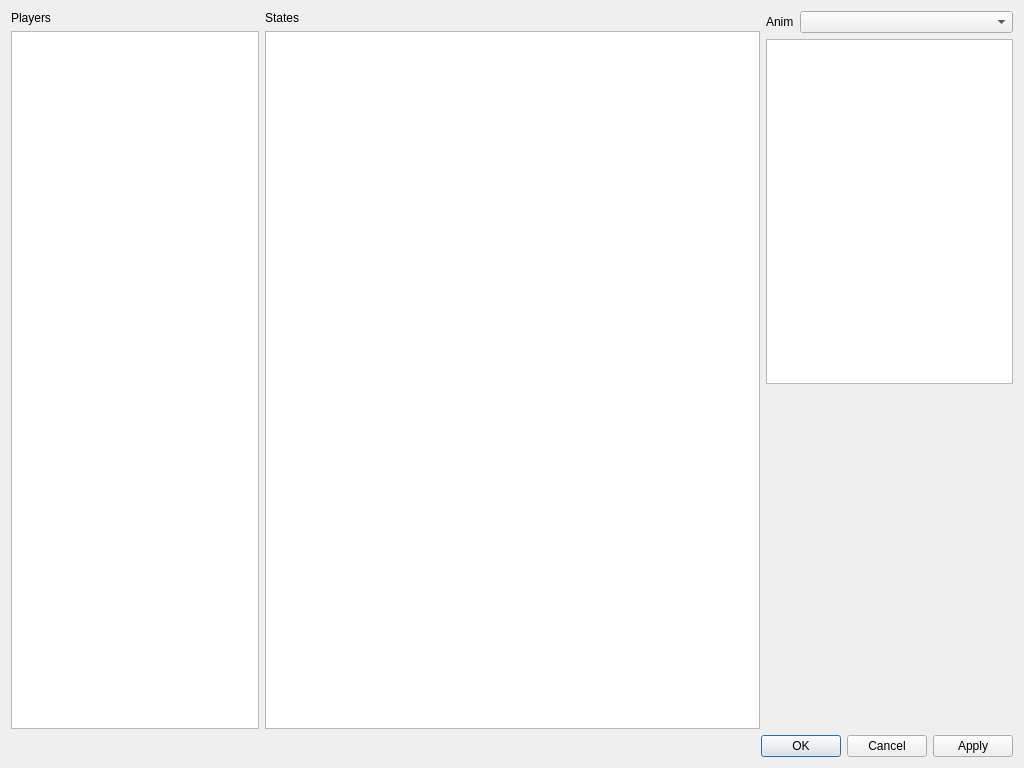
<?xml version="1.0" encoding="UTF-8"?>
<ui version="4.0">
 <class>PlayerStateAnimsEditor</class>
 <widget class="QDialog" name="PlayerStateAnimsEditor">
  <property name="geometry">
   <rect>
    <x>0</x>
    <y>0</y>
    <width>1024</width>
    <height>768</height>
   </rect>
  </property>
  <property name="windowTitle">
   <string>Player State Anims Editor</string>
  </property>
  <layout class="QVBoxLayout" name="verticalLayout">
   <item>
    <layout class="QHBoxLayout" name="horizontalLayout" stretch="1,2,1">
     <item>
      <layout class="QVBoxLayout" name="verticalLayout_2">
       <item>
        <widget class="QLabel" name="label">
         <property name="text">
          <string>Players</string>
         </property>
        </widget>
       </item>
       <item>
        <widget class="QListWidget" name="players"/>
       </item>
      </layout>
     </item>
     <item>
      <layout class="QVBoxLayout" name="verticalLayout_3">
       <item>
        <widget class="QLabel" name="label_2">
         <property name="text">
          <string>States</string>
         </property>
        </widget>
       </item>
       <item>
        <widget class="QListWidget" name="states"/>
       </item>
      </layout>
     </item>
     <item>
      <layout class="QVBoxLayout" name="verticalLayout_4">
       <item>
        <layout class="QFormLayout" name="formLayout">
         <item row="0" column="0">
          <widget class="QLabel" name="label_3">
           <property name="text">
            <string>Anim</string>
           </property>
          </widget>
         </item>
         <item row="0" column="1">
          <widget class="QComboBox" name="anim_index"/>
         </item>
        </layout>
       </item>
       <item>
        <widget class="QGraphicsView" name="anim_graphics_view"/>
       </item>
       <item>
        <spacer name="verticalSpacer">
         <property name="orientation">
          <enum>Qt::Vertical</enum>
         </property>
         <property name="sizeHint" stdset="0">
          <size>
           <width>20</width>
           <height>40</height>
          </size>
         </property>
        </spacer>
       </item>
      </layout>
     </item>
    </layout>
   </item>
   <item>
    <widget class="QDialogButtonBox" name="buttonBox">
     <property name="orientation">
      <enum>Qt::Horizontal</enum>
     </property>
     <property name="standardButtons">
      <set>QDialogButtonBox::Apply|QDialogButtonBox::Cancel|QDialogButtonBox::Ok</set>
     </property>
    </widget>
   </item>
  </layout>
 </widget>
 <resources/>
 <connections>
  <connection>
   <sender>buttonBox</sender>
   <signal>accepted()</signal>
   <receiver>PlayerStateAnimsEditor</receiver>
   <slot>accept()</slot>
   <hints>
    <hint type="sourcelabel">
     <x>248</x>
     <y>254</y>
    </hint>
    <hint type="destinationlabel">
     <x>157</x>
     <y>274</y>
    </hint>
   </hints>
  </connection>
  <connection>
   <sender>buttonBox</sender>
   <signal>rejected()</signal>
   <receiver>PlayerStateAnimsEditor</receiver>
   <slot>reject()</slot>
   <hints>
    <hint type="sourcelabel">
     <x>316</x>
     <y>260</y>
    </hint>
    <hint type="destinationlabel">
     <x>286</x>
     <y>274</y>
    </hint>
   </hints>
  </connection>
 </connections>
</ui>
